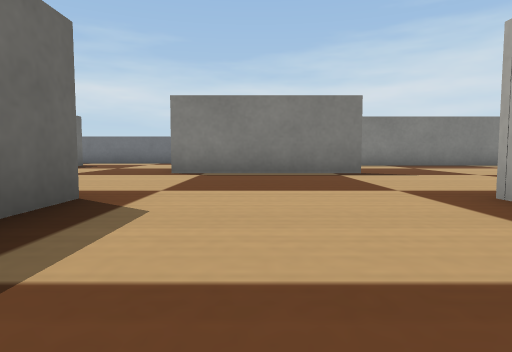
view 1 (above)

24 first-person views from a walk through a Webots world. The camera is 0.04 m above the floor, tilts 4° down and sees 75° across. The floor is counted in squares, 0.1 m on a side. Each view is taken from the middle of a square. On the plan, view 1 faces up. The plan holds only what a view shows up to about 9 squares ahead; the rest is blank. The robots in the file are not drawn. Simple shapes and patterns stand in for the simulator's stock objects.

view 2
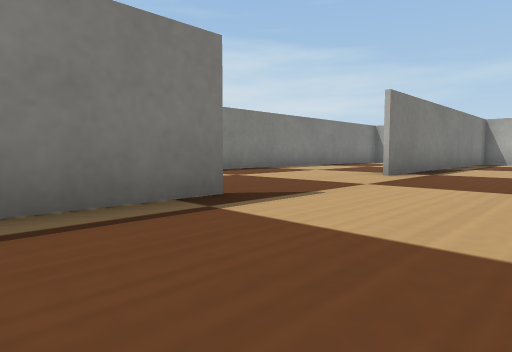

view 3
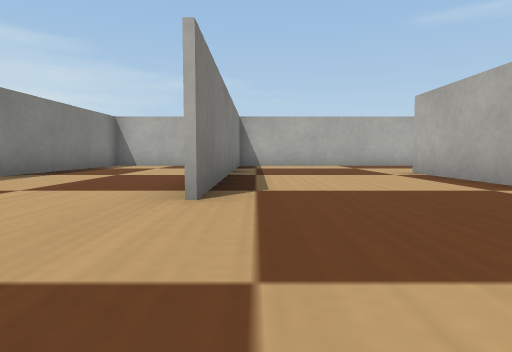

view 4
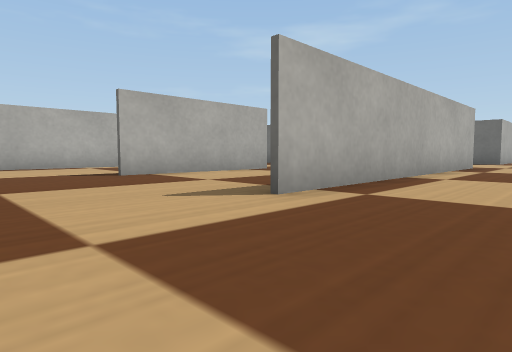

view 5
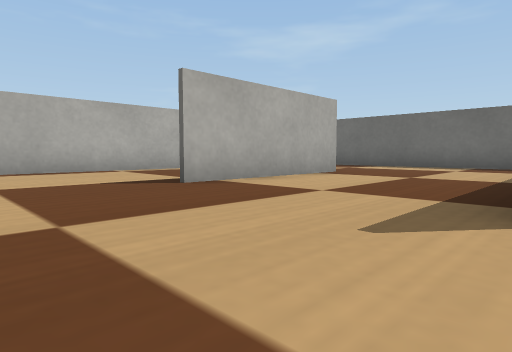

view 6
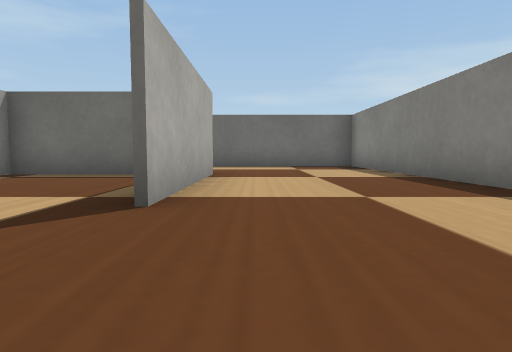

view 7
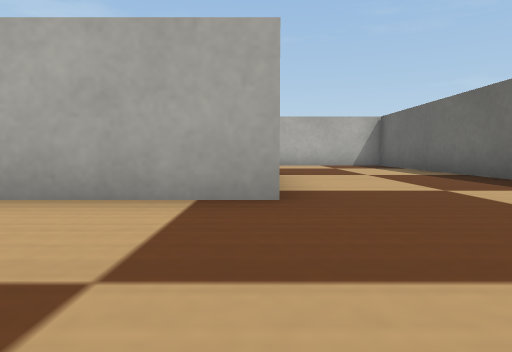

view 8
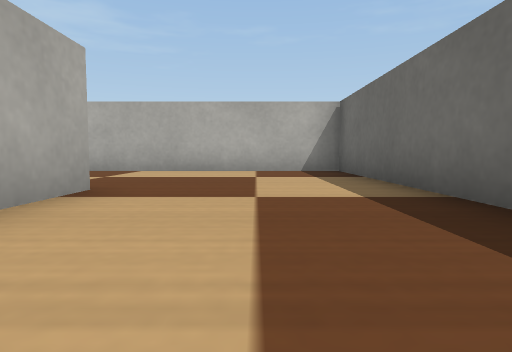

view 9
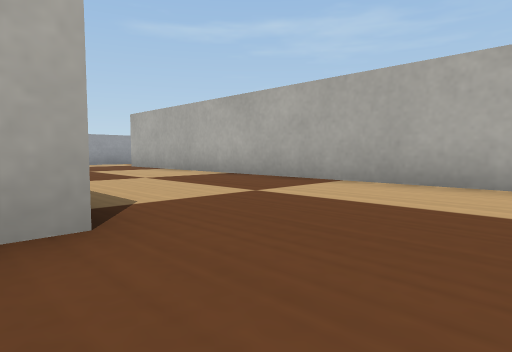

view 10
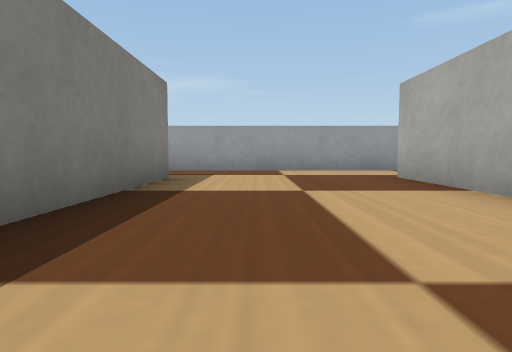

view 11
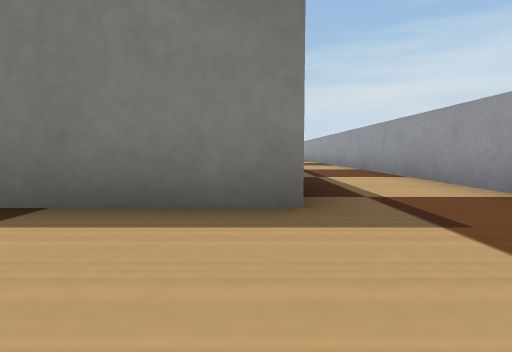

view 12
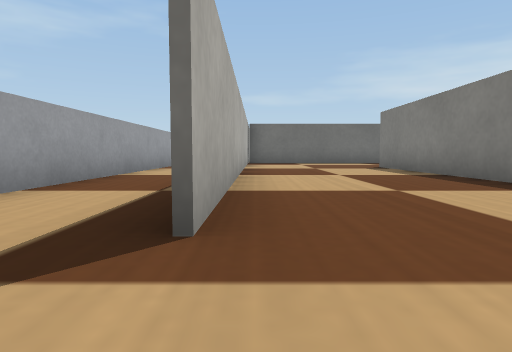

view 13
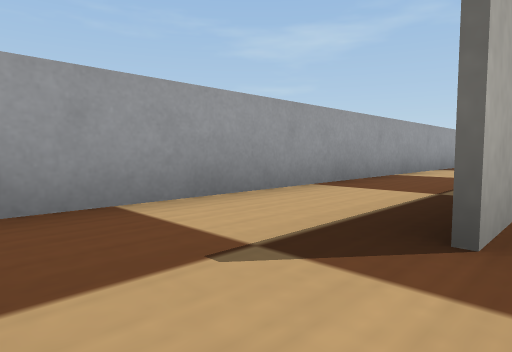

view 14
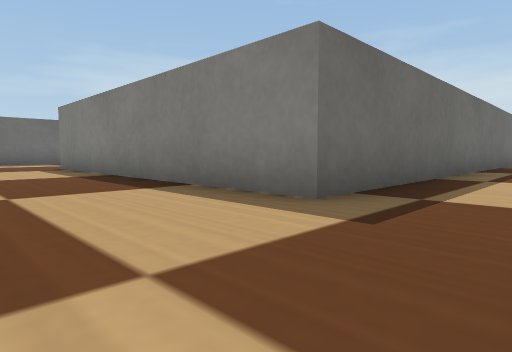

view 15
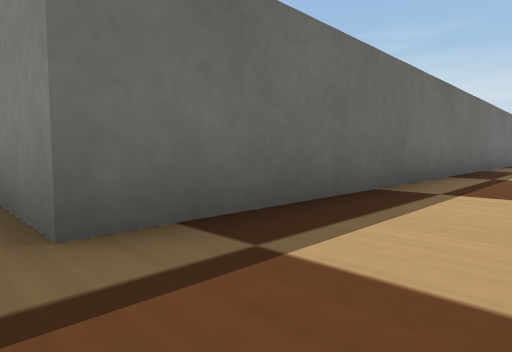

view 16
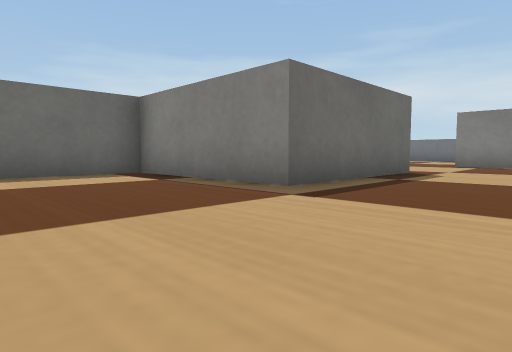

view 17
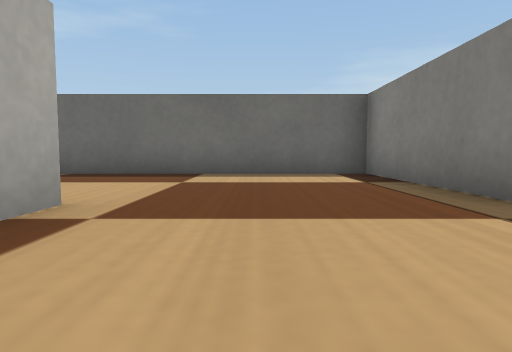

view 18
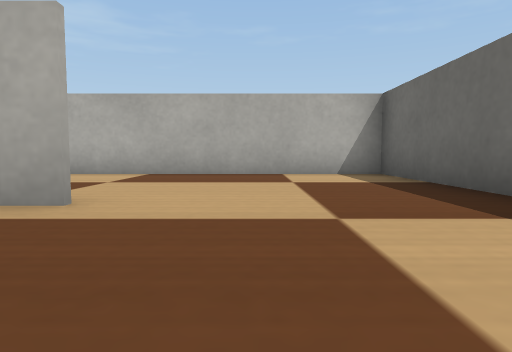

view 19
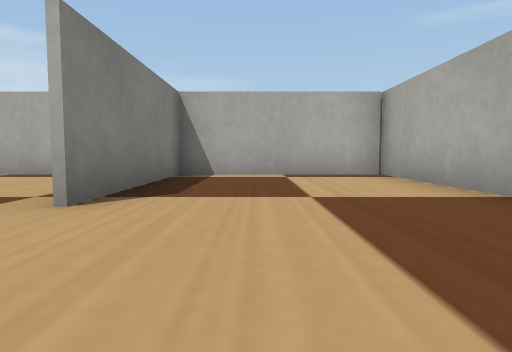

view 20
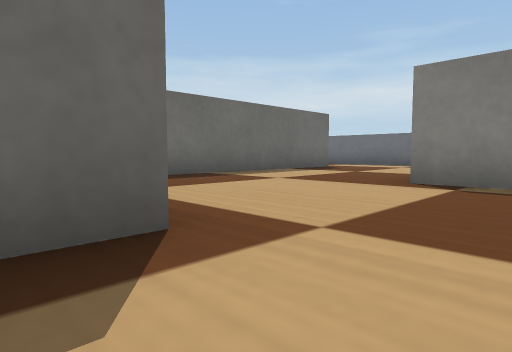

view 21
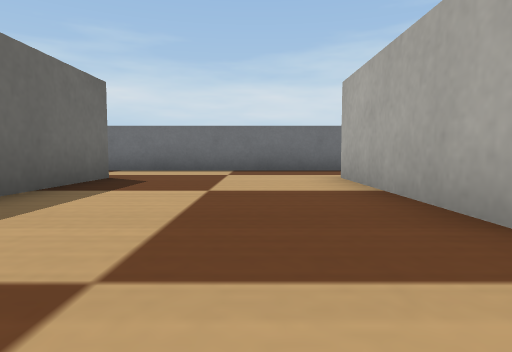

view 22
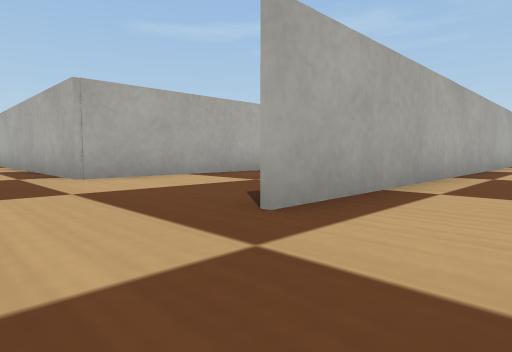

view 23
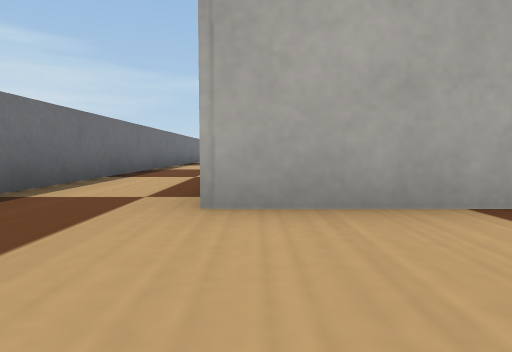

view 24
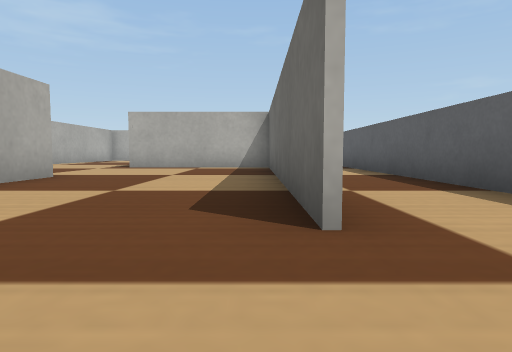

### Floor plan
Points are (right, up) in squares from view 1. A wall is a line through its corners. A room is listed if a view was taken in it or the views show most of it. See-through windows are left out.
Room 1 (views 1, 2, 3, 4, 5, 6, 7, 8, 9, 10, 11, 12, 13, 14, 15, 16, 17, 18, 19, 20, 21, 22, 23, 24)
walls: (2.2, 1.8) (2.2, 0); (5.8, -0.8) (9.6, -0.8); (2, 2.9) (9.6, 2.9); (5.9, -2.1) (5.9, -4.5) (11.1, -4.5); (2.1, -2.4) (2.1, -1.2); (2.2, -2.9) (2.2, -8.4); (8.4, 2.8) (2.9, 2.8); (2.1, 6.5) (-1.7, 6.5) (-1.6, 10.3) (4.1, 10.3); (-1.5, 3) (-1.5, -0.9) (-5.4, -0.9) (-5.4, -8.3) (13.5, -8.3); (-1.6, -4.5) (-0.9, -4.5); (-5.5, 0.8) (-5.4, 10.4); (2.1, -8.4) (2.1, -4.6) (-1.6, -4.6); (6.5, 10.3) (5.1, 10.3); (12, 6.5) (5.8, 6.5); (13.4, 6.1) (13.3, -4.6) (5.8, -4.6) (5.8, -3.2); (5.1, -10.5) (14.8, -10.5); (5.1, 12.5) (-6.4, 12.5); (12.1, 10.3) (8.5, 10.3); (-5.3, 10.4) (-5.3, 3); (-7.5, 8.8) (-7.5, 3); (15.5, -9.2) (15.5, 2)

Where each view was taken, in squares from view 1:
view 1: 0 up, 0 right, facing up
view 2: 4 up, 0 right, facing up-right
view 3: 6 up, 3 right, facing right
view 4: 5 up, 12 right, facing down-left
view 5: 3 up, 12 right, facing down-left
view 6: 0 up, 12 right, facing left
view 7: 2 up, 6 right, facing down
view 8: 1 down, 4 right, facing down
view 9: 4 down, 4 right, facing down-right
view 10: 6 down, 8 right, facing right
view 11: 7 down, 13 right, facing up
view 12: 8 down, 15 right, facing left
view 13: 8 down, 15 right, facing down-left
view 14: 7 down, 15 right, facing up-left
view 15: 5 down, 15 right, facing up-left
view 16: 4 down, 1 right, facing up-left
view 17: 3 down, 1 right, facing left
view 18: 2 down, 3 left, facing down
view 19: 6 down, 4 left, facing right
view 20: 2 up, 0 right, facing up-left
view 21: 5 up, 3 left, facing up
view 22: 12 up, 7 left, facing down-right
view 23: 10 up, 4 left, facing right
view 24: 12 up, 5 left, facing down
